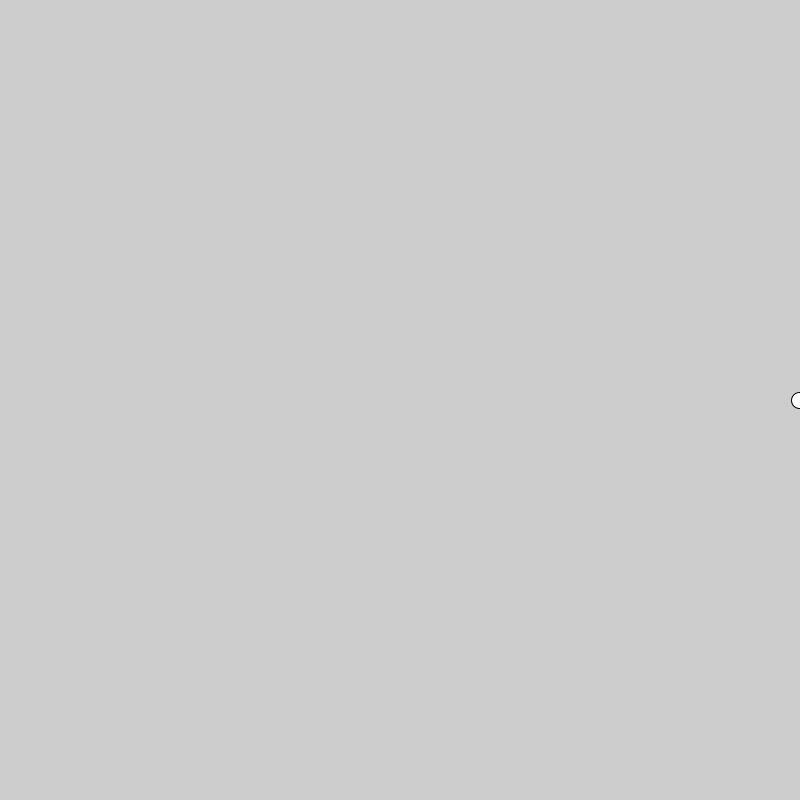
Frame 1 (no input)
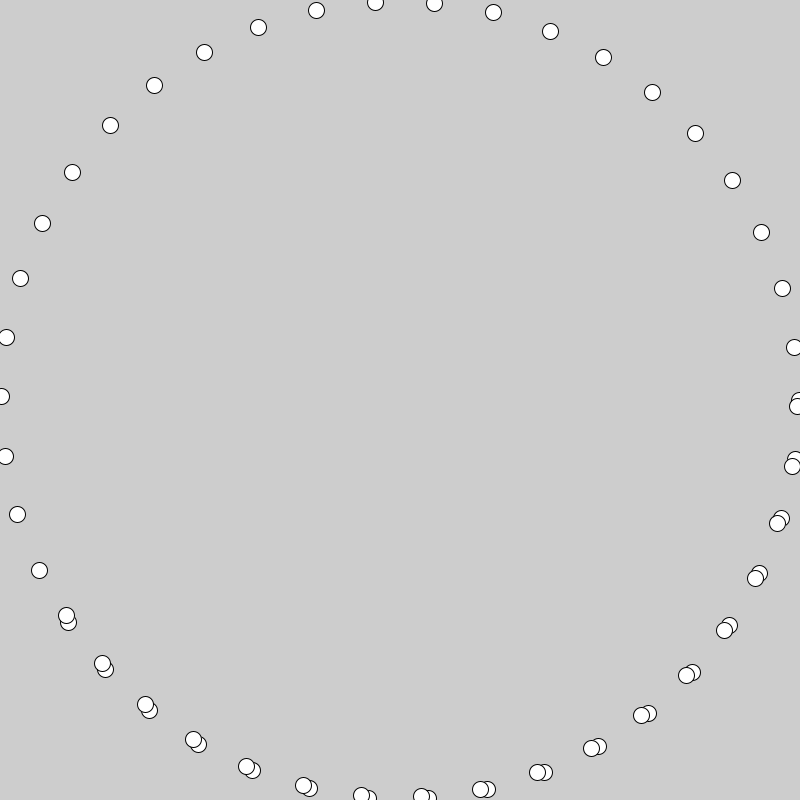
Frame 60 (the mouse pressed at the canvas centre just before this capture)
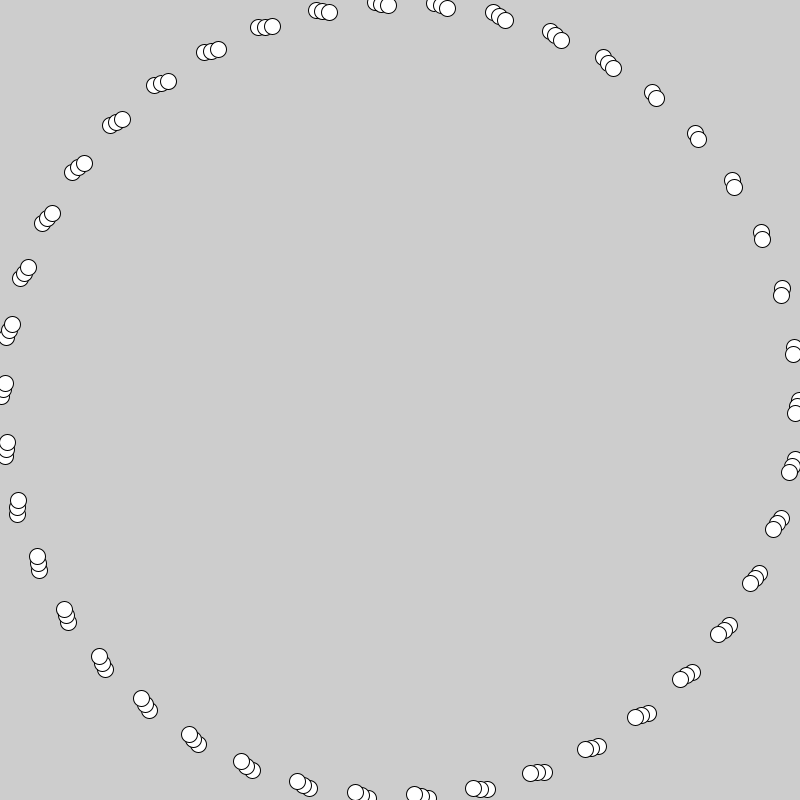
Frame 120 (the mouse held since frame 60 and released just before this capture)

The Processing sketch that drew these frames (run headless with seeded random() and noise(); from frame 60 on, the mouse is pressed at the canvas centre):

// Processing sketch: processing_183363
// ── processing_183363.pde

float r = 400;
float theta = 0;

void setup()
{
  size(800, 800);
  background(205);
  smooth();
  //offset 0,0 to be in the center of the screen
 

}

void draw()
{
    r= r-0.05;
        translate(width/2, height/2);
    float x = r* cos(theta);
    float y = r * sin (theta);
    stroke(0);
    //fill(0);
    ellipse(x, y,16,16);
    theta += 0.10 +0.05;
}
